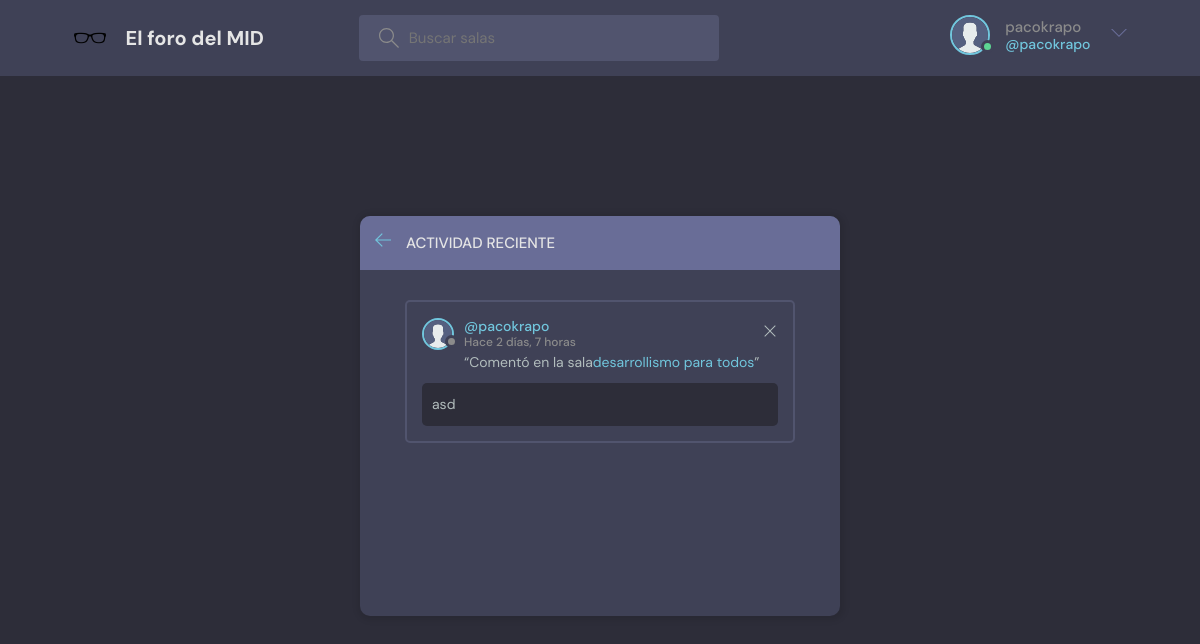
The page /activity/ (signed in) on the database its author committed.
### base/models.py (models this page shows, shortened)
class User(AbstractUser):
    id = models.AutoField(primary_key=True)
    name = models.CharField(max_length=200, null=True)
    email = models.EmailField(unique=True, null=True)
    bio = models.TextField(null=True)
    avatar = models.ImageField(null=True, upload_to='avatars/', default="avatar.svg")
    username = models.CharField(max_length=150, unique=True)
    USERNAME_FIELD = 'email'  # Utiliza 'email' para la autenticación
    REQUIRED_FIELDS = []  # No requiere campos adicionales al registrar
    objects = CustomUserManager()
    def __str__(self):
        return self.username

class Message(models.Model):
    id = models.AutoField(primary_key=True)
    user = models.ForeignKey(User, on_delete=models.CASCADE)
    room = models.ForeignKey(Room, on_delete=models.CASCADE)
    body = models.TextField()
    updated = models.DateTimeField(auto_now=True)
    created = models.DateTimeField(auto_now_add=True)
    class Meta:
        ordering = ['-updated', '-created']

class Room(models.Model):
    id = models.AutoField(primary_key=True)
    host = models.ForeignKey(User, on_delete=models.SET_NULL, null=True)
    topic = models.ForeignKey(Topic, on_delete=models.SET_NULL, null=True)
    name = models.CharField(max_length=200)
    description = models.TextField(null=True, blank=True)
    participants = models.ManyToManyField(
        User, related_name='participants', blank=True)
    updated = models.DateTimeField(auto_now=True)
    created = models.DateTimeField(auto_now_add=True)
    class Meta:
        ordering = ['-updated', '-created']
    def __str__(self):
        return self.name

### base/views.py (the view)
# urls.py: path('activity/', views.activityPage, name="activity"),
def activityPage(request):
    room_messages = Message.objects.all()
    return render(request, 'base/activity.html', {'room_messages': room_messages})

### base/backend.py (called while the page is built)
    def get_user(self, id):
        try:
            return User.objects.get(pk=id)
        except User.DoesNotExist:
            return None

### base/templates/base/activity.html
{% extends 'main.html' %}
{% block content %}
<main class="layout">
  <div class="container">
    <div class="layout__box">
      <div class="layout__boxHeader">
        <div class="layout__boxTitle">
          <a href="{% url 'home' %}">
            <svg version="1.1" xmlns="http://www.w3.org/2000/svg" width="32" height="32" viewBox="0 0 32 32">
              <title>arrow-left</title>
              <path
                d="M13.723 2.286l-13.723 13.714 13.719 13.714 1.616-1.611-10.96-10.96h27.625v-2.286h-27.625l10.965-10.965-1.616-1.607z">
              </path>
              </path>
            </svg>
          </a>
          <h3>Actividad reciente</h3>
        </div>
      </div>
      <div class="activities-page layout__body">
        {% for message in room_messages %}
        <div class="activities__box">
          <div class="activities__boxHeader roomListRoom__header">
            <a href="{% url 'user-profile' message.user.id %}" class="roomListRoom__author">
              <div class="avatar avatar--small">
                <img src="{{message.user.avatar.url}}" />
              </div>
              <p>
                @{{message.user}}
                <span>Hace {{message.created|timesince}}</span>
              </p>
            </a>
            {% if request.user == message.user %}
            <div class="roomListRoom__actions">
              <a href="{% url 'delete-message' message.id %}">
                <svg version="1.1" xmlns="http://www.w3.org/2000/svg" width="32" height="32" viewBox="0 0 32 32">
                  <title>remove</title>
                  <path
                    d="M27.314 6.019l-1.333-1.333-9.98 9.981-9.981-9.981-1.333 1.333 9.981 9.981-9.981 9.98 1.333 1.333 9.981-9.98 9.98 9.98 1.333-1.333-9.98-9.98 9.98-9.981z">
                  </path>
                </svg>
              </a>
            </div>
            {% endif %}
          </div>
          <div class="activities__boxContent">
            <p>“Comentó en la sala<a href="{% url 'room' message.room.id %}">{{message.room}}</a>”</p>
            <div class="activities__boxRoomContent">
              {{message.body}}
            </div>
          </div>
        </div>
        {% endfor %}
      </div>
    </div>
  </div>
</main>
{% endblock content %}

### templates/navbar.html (shortened to what this page needs)
{% load static %}
<header class="header header--loggedIn">
    <div class="container">
        <a href="{% url 'home' %}" class="header__logo">
            <img src="{% static 'images/anteojos.png' %}"/>
            <h1>El foro del MID</h1>
        </a>
        <form class="header__search" method="GET" action="{% url 'home' %}">
            <label>
                <input name="q" placeholder="Buscar salas" />
            </label>
        </form>
        <nav class="header__menu">
            {% if request.user.is_authenticated %}
            <div class="header__user">
                <a href="{% url 'update-user' %}">
                    <div class="avatar avatar--medium active">
                        <img src="{{request.user.avatar.url}}" />
                    </div>
                    <p>{{request.user.username}} <span>@{{request.user.username}}</span></p>
                </a>
                <button class="dropdown-button">
                    <svg version="1.1" xmlns="http://www.w3.org/2000/svg" width="32" height="32" viewBox="0 0 32 32">
                        <title>chevron-down</title>
                        <path d="M16 21l-13-13h-3l16 16 16-16h-3l-13 13z"></path>
                    </svg>
                </button>
            </div>
            {% else %}
            <a href="{% url 'login' %}">
                <img src="{% static 'images/avatar.svg' %}" />
                <p>Login</p>
            </a>
            {% endif %}
        </nav>
    </div>
</header>

### rows shown on the page
User: user.avatar (placeholder picture), user.username "pacokrapo"
Message: user.avatar (placeholder picture), user "pacokrapo", created "2 días, 7 horas", room "desarrollismo para todos", body "asd"
